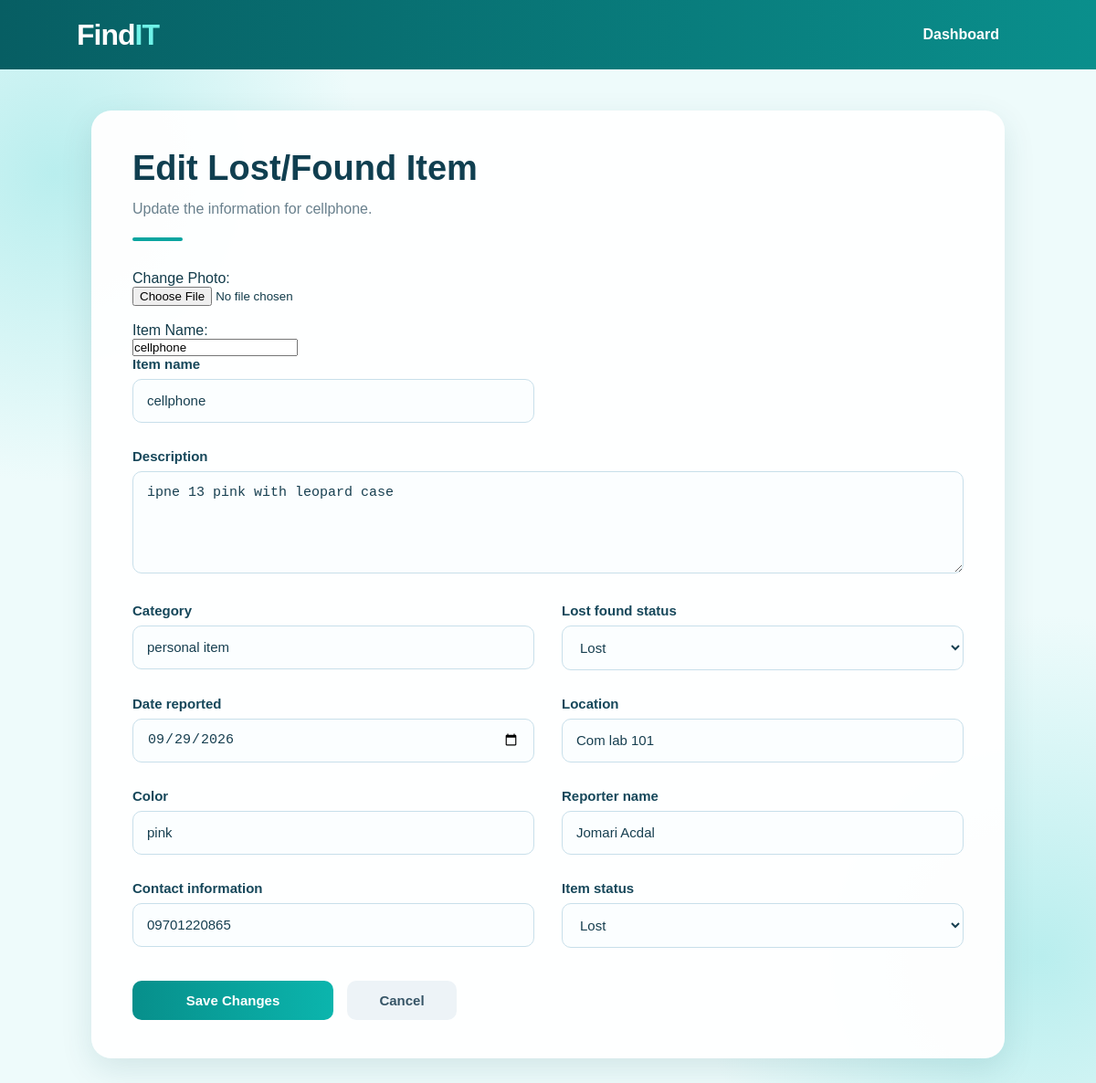
The page /edit/3/ on the database its author committed.
### chay_id/models.py (models this page shows, shortened)
class LostFoundItem(models.Model):
    STATUS_CHOICES = [
        ('Lost', 'Lost'),
        ('Found', 'Found'),
    ]
    ITEM_STATUS_CHOICES = [
        ('Lost', 'Lost'),
        ('Found', 'Found'),
        ('Claimed', 'Claimed'),
    ]
    item_name = models.CharField(max_length=100)
    item_photo = models.ImageField(upload_to='item_photos/', blank=True, null=True)
    description = models.TextField()
    category = models.CharField(max_length=100)
    lost_found_status = models.CharField(
        max_length=10,
        choices=STATUS_CHOICES
    )
    date_reported = models.DateField()
    location = models.CharField(max_length=200)
    color = models.CharField(max_length=50)
    reporter_name = models.CharField(max_length=100)
    contact_information = models.CharField(max_length=100)
    item_status = models.CharField(
        max_length=10,
        choices=ITEM_STATUS_CHOICES,
        default='Lost'
    )

### chay_id/views.py (the view)
# urls.py: path('edit/<int:item_id>/', views.edit_item, name='edit_item'),
def edit_item(request, item_id):
    item = get_object_or_404(LostFoundItem, id=item_id)
    form_data = request.POST if request.method == 'POST' else None
    form = LostFoundItemForm(form_data, instance=item)
    if request.method == 'POST' and form.is_valid():
        form.save()
        return redirect('item_detail', item_id=item.id)
    return render(request, 'chay_id/edit_item.html', {'item': item, 'form': form})

### chay_id/templates/chay_id/edit_item.html (shortened to what this page needs)
{% load static %}
<!DOCTYPE html>
<html>
<head>
    <link rel="stylesheet" href="{% static 'chay_id/style.css' %}">
</head>
<body>
    <nav class="navbar">
        <div class="logo">Find<span>IT</span></div>
        <a href="{% url 'index' %}" class="nav-link">Dashboard</a>
    </nav>
    <main class="form-page">
        <div class="form-container">
            <div class="form-header">
                <h1>Edit Lost/Found Item</h1>
                <p>Update the information for {{ item.item_name }}.</p>
                <div class="form-line"></div>
            </div>
           <form method="POST" enctype="multipart/form-data">
 <label>Change Photo:</label><br>
    <input type="file" name="item_photo" accept="image/*">
    <br><br>
    <label>Item Name:</label><br>
    <input type="text" name="item_name" value="{{ item.item_name }}" required>
                <div class="form-grid">
                    {% for field in form %}
                        <div class="form-group{% if field.name == 'description' %} full-width{% endif %}">
                            <label for="{{ field.id_for_label }}">{{ field.label }}</label>
                            {{ field }}
                        </div>
                    {% endfor %}
                </div>
                <div class="form-actions">
                    <button type="submit" class="btn btn-submit">Save Changes</button>
                    <a href="{% url 'item_detail' item.id %}" class="btn btn-cancel">Cancel</a>
                </div>
            </form>
        </div>
    </main>
</body>
</html>

### chay_id/static/chay_id/style.css (style rules this page uses)
* { box-sizing: border-box; margin: 0; padding: 0; }
body { font-family: Arial, Helvetica, sans-serif; background: #eefbfb; color: #123b4a; min-height: 100vh; }
.navbar { height: 76px; background: linear-gradient(90deg, #075e63, #0a8f8c); display: flex; align-items: center; justify-content: space-between; padding: 0 7%; color: white; box-shadow: 0 3px 12px rgba(0, 0, 0, 0.12); }
.logo { font-size: 32px; font-weight: 800; letter-spacing: -1px; }
.logo span { color: #6ff2e8; }
.nav-link { color: white; text-decoration: none; font-weight: bold; padding: 11px 22px; border-radius: 25px; transition: 0.2s; }
.form-page { min-height: calc(100vh - 76px); padding: 45px 20px 60px; background: radial-gradient(circle at 5% 10%, #b9eeee 0, transparent 22%), radial-gradient(circle at 95% 85%, #b9eeee 0, transparent 25%), #eefbfb; }
.form-container { width: 100%; max-width: 1000px; margin: 0 auto; background: rgba(255, 255, 255, 0.96); padding: 42px 45px; border-radius: 22px; box-shadow: 0 12px 35px rgba(0, 85, 90, 0.12); }
.form-header { margin-bottom: 32px; }
.form-header h1 { font-size: 38px; color: #103f50; margin-bottom: 10px; }
.form-header p { color: #69808d; font-size: 16px; line-height: 1.6; }
.form-line { width: 55px; height: 4px; background: #0aa5a0; border-radius: 10px; margin-top: 18px; }
.form-grid { display: grid; grid-template-columns: 1fr 1fr; gap: 24px 30px; }
.form-group { margin-bottom: 4px; }
.form-group.full-width { grid-column: 1 / -1; }
.form-group label { display: block; margin-bottom: 8px; font-size: 15px; font-weight: bold; color: #16475a; }
.form-group input, .form-group textarea, .form-group select { width: 100%; padding: 14px 15px; border: 1.5px solid #c8dfea; border-radius: 10px; background: #fbfeff; color: #173f50; font-size: 15px; outline: none; transition: 0.2s; }
.form-group input { height: 48px; }
.form-group textarea { min-height: 112px; resize: vertical; }
.form-group input::placeholder, .form-group textarea::placeholder { color: #91a7b5; }
.form-actions { display: flex; gap: 15px; margin-top: 32px; }
.btn { display: inline-flex; align-items: center; justify-content: center; padding: 13px 25px; border-radius: 10px; border: none; text-decoration: none; font-weight: bold; font-size: 15px; cursor: pointer; transition: 0.2s; }
.btn-submit { background: linear-gradient(90deg, #078f8b, #0bb5ad); color: white; min-width: 220px; }
.btn-cancel { background: #edf3f7; color: #365466; min-width: 120px; }

### rows shown on the page
LostFoundItem: item_name "cellphone", form "cellphone" "ipne 13 pink with leopard case" "personal item" "Lost" "09/29/2026" "Com lab 101" "pink" "Jomari Acdal" "09701220865" "Lost"

### other values the page prints
{{ field.label }} "Item name" "Description" "Category" "Lost found status" "Date reported" "Location" "Color" "Reporter name" "Contact information" "Item status"
